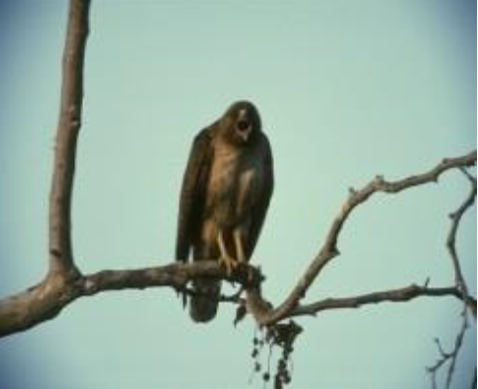
%> input picture maybefinal/a5.png, 478 x 389 px
$ octave Spectral.m   (GNU Octave 9; MATLAB toolbox functions it lacks are replaced by stand-ins)
%> lines starting %> are read from the running program, lines starting %| are printed output that depends on the picture


%% Read image from file
inImg = im2double(rgb2gray(imread('a5.png')));
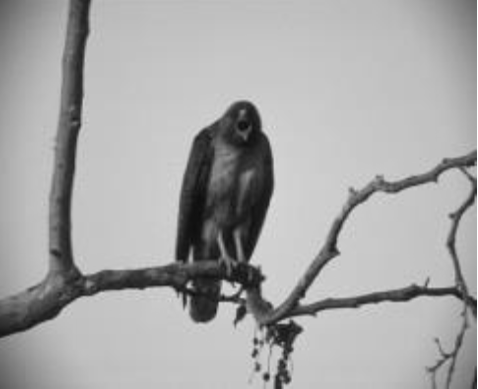
%> inImg: size 389x478 double; min 0.0392, max 1, mean 0.656
%%inImg = imresize(inImg, 64/size(inImg, 2));

%% Spectral Residual
myFFT = fft2(inImg);
myLogAmplitude = log(abs(myFFT));
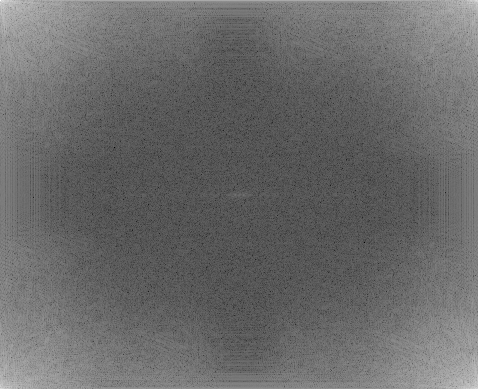
%> myLogAmplitude: size 389x478 double; min -7.66, max 11.71, mean 0.426; drawn with min black and max white
myPhase = angle(myFFT);
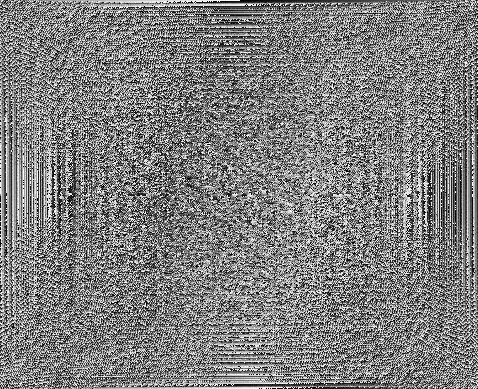
%> myPhase: size 389x478 double; min -3.14, max 3.14, mean 1.69e-05; drawn with min black and max white
mySpectralResidual = myLogAmplitude - imfilter(myLogAmplitude, fspecial('average', 3), 'replicate');
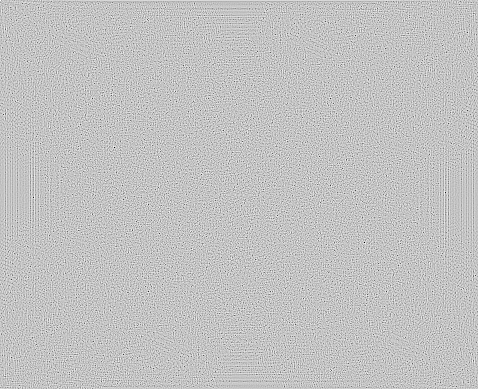
%> mySpectralResidual: size 389x478 double; min -5.77, max 1.78, mean 2.63e-17; drawn with min black and max white
saliencyMap = abs(ifft2(exp(mySpectralResidual + i*myPhase))).^2;

%% After Effect
saliencyMap = mat2gray(imfilter(saliencyMap, fspecial('gaussian', [10, 10], 2.5)));
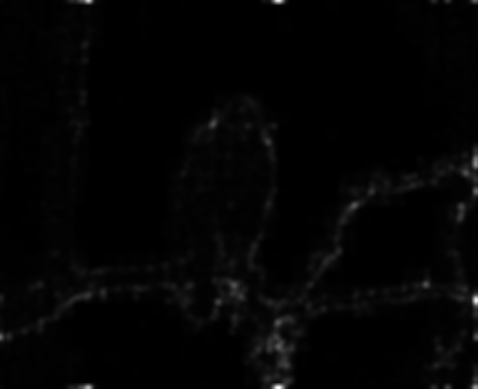
%> saliencyMap: size 389x478 double; min 0, max 1, mean 0.0155
imshow(saliencyMap);
